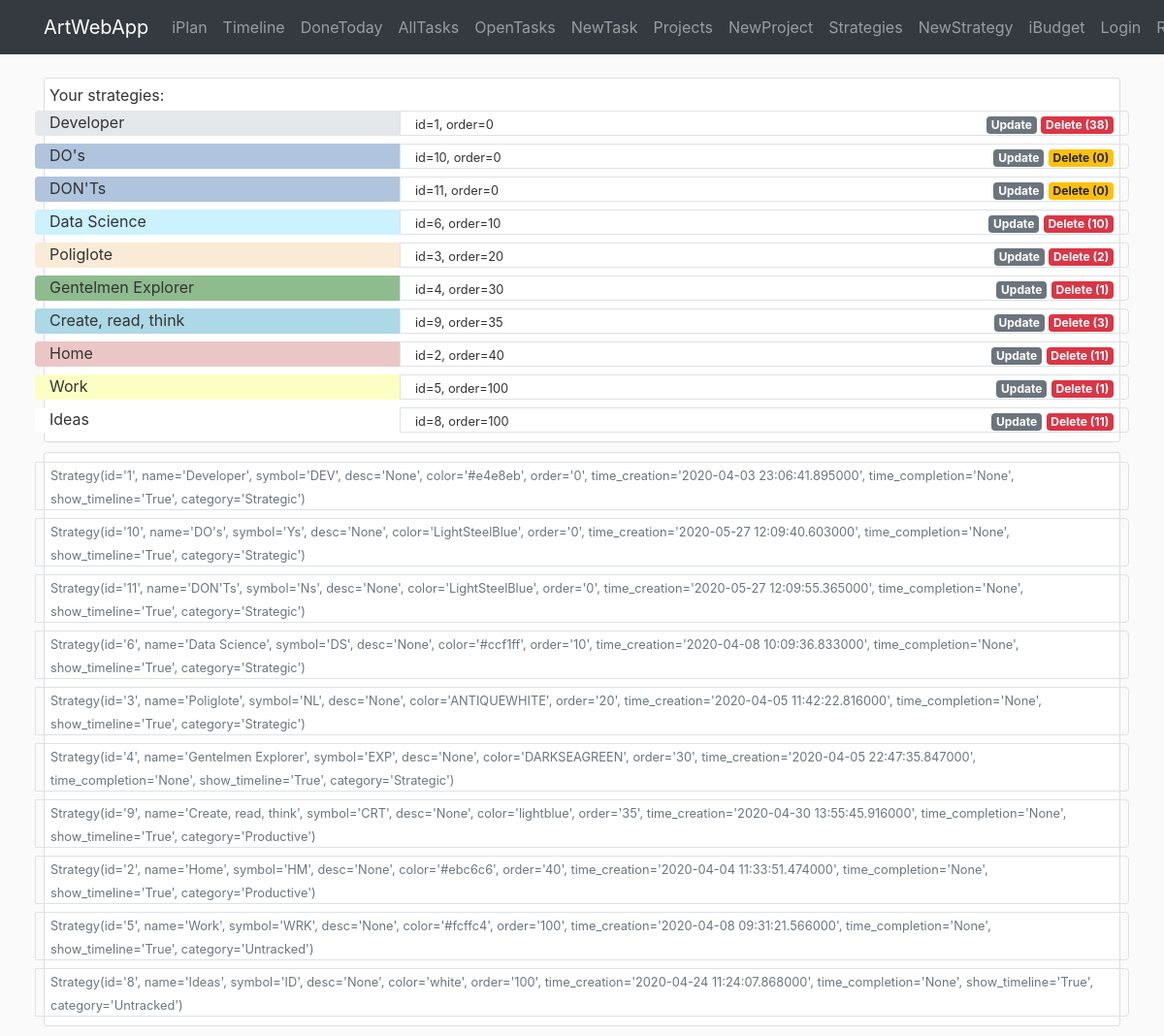
The page /iplan/strategy on the database its author committed.
### awa/iplan/models.py (models this page shows)
class Strategy(db.Model):
    id = db.Column(db.Integer, primary_key=True)
    name = db.Column(db.String(40), nullable=False)
    symbol = db.Column(db.String(3))
    desc = db.Column(db.Text)
    color = db.Column(db.String(7))
    order = db.Column(db.Integer)
    time_creation = db.Column(db.DateTime, default=datetime.now)
    time_completion = db.Column(db.DateTime)
    show_timeline = db.Column(db.Boolean, default=True, nullable=False)
    category = db.Column(db.String(20), nullable=True)
    br_task = db.relationship('Task', backref='strategy')  # todo: lazy=True - test that later
    def __repr__(self):
        return f"Strategy(id='{self.id}', name='{self.name}', symbol='{self.symbol}', desc='{self.desc}'," \
               f" color='{self.color}', order='{self.order}', time_creation='{self.time_creation}'," \
               f" time_completion='{self.time_completion}', show_timeline='{self.show_timeline}'," \
               f" category='{self.category}')"

### awa/iplan/routes.py (the view)
@iplan.route('/iplan/strategy', methods=['GET', 'POST'])
def strategy():
    strategies = Strategy.query.order_by(Strategy.order).all()
    count_tasks = {item.id: len(Task.query.filter_by(id_strategy=item.id).all()) for item in strategies}
    return render_template('iplan/strategy.html', strategies=strategies, legend='Create New Strategy',
                           count_tasks=count_tasks)

### awa/templates/iplan/strategy.html
{% extends "layout.html" %}
{% block content %}
<div class="container">
   <div class="content-section">
       Your strategies:
        {% for item in strategies %}
        <div class="row">
            <div class="col-4 rounded-left mt-1 mb-1" style="background-color:{{item.color}}">
                {{item.name}}
            </div>
            <div class="col border rounded-right mt-1 mb-1">
                <div class="row p-0">
                    <div class="col-auto">
                        <small>id={{item.id}}, order={{item.order}}</small>
                    </div>
                    <div class="col-auto ml-auto">
                        <a href="{{url_for('iplan.strategy_update', id_strategy=item.id)}}" class="badge badge-secondary">Update</a>
                        {% if count_tasks[item.id] != 0 %}
                            <a href="{{url_for('iplan.strategy_delete', id_strategy=item.id)}}" class="badge badge-danger">Delete ({{count_tasks[item.id]}})</a>
                        {% else %}
                            <a href="{{url_for('iplan.strategy_delete', id_strategy=item.id)}}" class="badge badge-warning">Delete ({{count_tasks[item.id]}})</a>
                        {% endif %}
                    </div>
                </div>
            </div>
        </div>
        {% endfor %}
    </div>
   <div class="content-section">
        {% for item in strategies %}
        <div class="row">
            <div class="col border rounded-right mt-1 mb-1">
                <div class="row p-0">
                    <div class="col-auto">
                        <small class="text-muted">{{item}}</small>
                    </div>
                </div>
            </div>
        </div>
        {% endfor %}
    </div>
</div>
{% endblock content %}

### awa/templates/layout.html (shortened to what this page needs)
<!DOCTYPE html>
<html lang="en">
<head>
    <link rel="stylesheet" href="https://stackpath.bootstrapcdn.com/bootstrap/4.4.1/css/bootstrap.min.css">
    <link rel="stylesheet" type="text/css" href="{{ url_for('static', filename='main.css') }}">
</head>
<body>
    <header>
        <nav class="navbar navbar-expand-md navbar-dark bg-dark fixed-top">
            <div class="container">
                <a class="navbar-brand" href="{{ url_for('main.home') }}">ArtWebApp</a>
                <div class="collapse navbar-collapse" id="navbarSupportedContent">
                    <div class="navbar-nav mr-auto">
                        <a class="nav-item nav-link" href="{{ url_for('iplan.home') }}">iPlan</a>
                        <a class="nav-item nav-link" href="{{ url_for('iplan.timeline') }}">Timeline</a>
                        <a class="nav-item nav-link" href="{{ url_for('iplan.task_donetoday') }}">DoneToday</a>
                        <a class="nav-item nav-link" href="{{ url_for('iplan.task') }}">AllTasks</a>
                        <a class="nav-item nav-link" href="{{ url_for('iplan.task_open') }}">OpenTasks</a>
                        <a class="nav-item nav-link" href="{{ url_for('iplan.task_create', timeline_category='This Week') }}">NewTask</a>
                        <a class="nav-item nav-link" href="{{ url_for('iplan.project') }}">Projects</a>
                        <a class="nav-item nav-link" href="{{ url_for('iplan.project_create') }}">NewProject</a>
                        <a class="nav-item nav-link" href="{{ url_for('iplan.strategy') }}">Strategies</a>
                        <a class="nav-item nav-link" href="{{ url_for('iplan.strategy_create') }}">NewStrategy</a>
                    </div>
                    <div class="navbar-nav">
                        <a class="nav-item nav-link" href="{{ url_for('ibudget.home')}}">iBudget</a>
                        <a class="nav-item nav-link" href="#">Login</a>
                        <a class="nav-item nav-link" href="#">Register</a>
                    </div>
                </div>
            </div>
        </nav>
    </header>
    <main role="main">
            {% block content %}{% endblock %}
    </main>
</body>
</html>

### awa/static/main.css (style rules this page uses)
body { background: #fafafa; color: #333333; margin-top: 5rem; }
.content-section { background: #ffffff; padding: 5px 5px; border: 1px solid #dddddd; border-radius: 3px; margin-bottom: 10px; }

### rows shown on the page
Strategy: name "Developer", id "1", order "0", count_tasks "38", id+name+symbol "Strategy(id='1', name='Developer', symbol='DEV', desc='None', color='#e4e8eb', order='0', time_creation='2020-04-03 23:06:41.895000', time_completion='None', show_timeline='True', category='Strategic')"
Strategy: name "DO's", id "10", order "0", id+name+symbol "Strategy(id='10', name='DO's', symbol='Ys', desc='None', color='LightSteelBlue', order='0', time_creation='2020-05-27 12:09:40.603000', time_completion='None', show_timeline='True', category='Strategic')"
Strategy: name "DON'Ts", id "11", order "0", id+name+symbol "Strategy(id='11', name='DON'Ts', symbol='Ns', desc='None', color='LightSteelBlue', order='0', time_creation='2020-05-27 12:09:55.365000', time_completion='None', show_timeline='True', category='Strategic')"
Strategy: name "Data Science", id "6", order "10", id+name+symbol "Strategy(id='6', name='Data Science', symbol='DS', desc='None', color='#ccf1ff', order='10', time_creation='2020-04-08 10:09:36.833000', time_completion='None', show_timeline='True', category='Strategic')"
Strategy: name "Poliglote", id "3", order "20", count_tasks "2", id+name+symbol "Strategy(id='3', name='Poliglote', symbol='NL', desc='None', color='ANTIQUEWHITE', order='20', time_creation='2020-04-05 11:42:22.816000', time_completion='None', show_timeline='True', category='Strategic')"
Strategy: name "Gentelmen Explorer", id "4", order "30", show_timeline "1", id+name+symbol "Strategy(id='4', name='Gentelmen Explorer', symbol='EXP', desc='None', color='DARKSEAGREEN', order='30', time_creation='2020-04-05 22:47:35.847000', time_completion='None', show_timeline='True', category='Strategic')"
Strategy: name "Create, read, think", id "9", order "35", count_tasks "3", id+name+symbol "Strategy(id='9', name='Create, read, think', symbol='CRT', desc='None', color='lightblue', order='35', time_creation='2020-04-30 13:55:45.916000', time_completion='None', show_timeline='True', category='Productive')"
Strategy: name "Home", id "2", order "40", count_tasks "11", id+name+symbol "Strategy(id='2', name='Home', symbol='HM', desc='None', color='#ebc6c6', order='40', time_creation='2020-04-04 11:33:51.474000', time_completion='None', show_timeline='True', category='Productive')"
Strategy: name "Work", id "5", order "100", show_timeline "1", id+name+symbol "Strategy(id='5', name='Work', symbol='WRK', desc='None', color='#fcffc4', order='100', time_creation='2020-04-08 09:31:21.566000', time_completion='None', show_timeline='True', category='Untracked')"
Strategy: name "Ideas", id "8", order "100", count_tasks "11", id+name+symbol "Strategy(id='8', name='Ideas', symbol='ID', desc='None', color='white', order='100', time_creation='2020-04-24 11:24:07.868000', time_completion='None', show_timeline='True', category='Untracked')"
